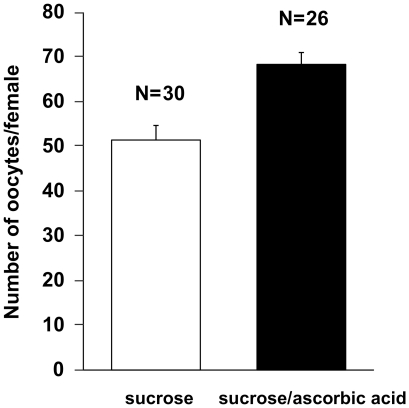
#> input picture PMC3052318___g002.jpg, 409 x 408 px; its folder holds only this picture in this run
$ python -i sobel_operator_method.py   (imports and definitions only)   (older library calls are emulated)
#> lines starting #> are read from the running program, lines starting #| are printed output that depends on the picture; after the words box and inside, x2 and y2 are one past the last pixel; in counts of white or black regions, pixels touching at a corner belong together
import cv2
import numpy as np
import os


def detect_axes(image_path):
    # Načtení obrázku
#> called with image_path = 'PMC3052318___g002.jpg'
    img = cv2.imread(image_path)
#> img is the input picture: shape (408, 409, 3); min 0, max 255, mean 203.6

    # Převod na stupně šedi
    gray = cv2.cvtColor(img, cv2.COLOR_BGR2GRAY)

    # Aplikace Gaussian blur pro snížení šumu
    blurred = cv2.GaussianBlur(gray, (5, 5), 0)

    # Detekce hran pomocí Sobelova operátoru
    sobel_x = cv2.Sobel(blurred, cv2.CV_64F, 1, 0, ksize=5)  # Derivace podle osy x
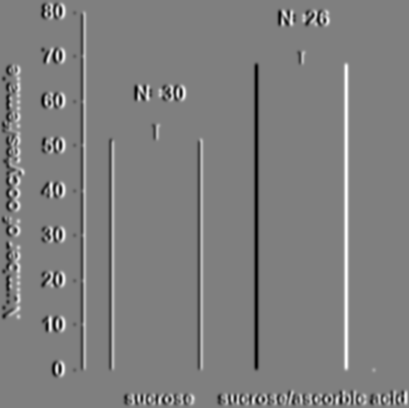
#> sobel_x: shape (408, 409) float64; min -8914, max 8912, mean 0; drawn with min black and max white
    sobel_y = cv2.Sobel(blurred, cv2.CV_64F, 0, 1, ksize=5)  # Derivace podle osy y
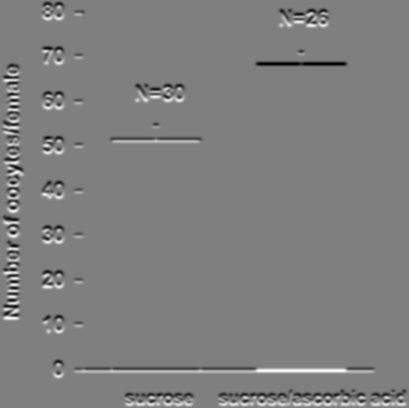
#> sobel_y: shape (408, 409) float64; min -8912, max 8912, mean -0.4; drawn with min black and max white

    # Práh pro nalezení výrazných hran
    _, binary_x = cv2.threshold(np.abs(sobel_x), 100, 255, cv2.THRESH_BINARY)
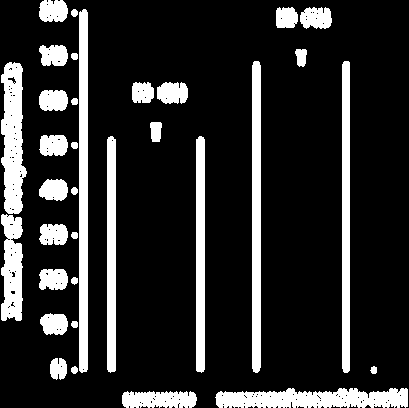
#> binary_x: shape (408, 409) float64; 17.2% white; 34 white regions, largest, box (x1, y1, x2, y2) and area: (79, 9, 88, 373) 3252, (215, 388, 408, 408) 3028, (252, 61, 261, 373) 2784
    _, binary_y = cv2.threshold(np.abs(sobel_y), 100, 255, cv2.THRESH_BINARY)
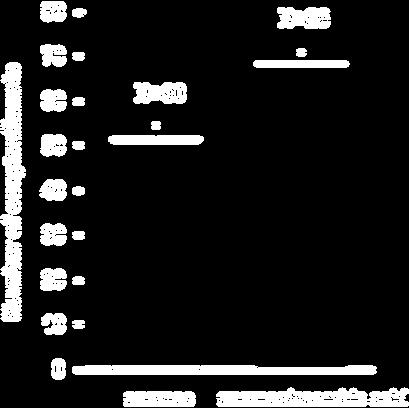
#> binary_y: shape (408, 409) float64; 12.3% white; 27 white regions, largest, box (x1, y1, x2, y2) and area: (0, 62, 26, 322) 4425, (216, 387, 409, 407) 3039, (72, 365, 377, 375) 2836

    # Konverze na 8bitové obrázky pro zpracování
    binary_x = np.uint8(binary_x)
    binary_y = np.uint8(binary_y)

    # Nalezení potenciálních vodorovných a svislých linií
    kernel = np.ones((1, 50), np.uint8)  # Detekce dlouhých vodorovných linií
    horizontal_lines = cv2.morphologyEx(binary_x, cv2.MORPH_CLOSE, kernel)
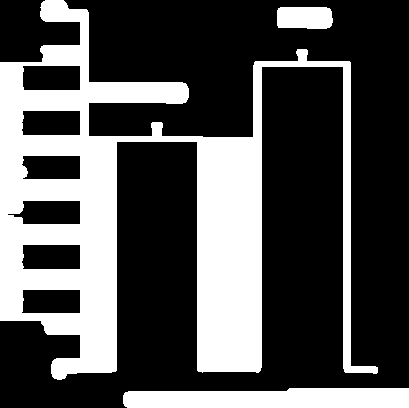
#> horizontal_lines: shape (408, 409); 32% white; 3 white regions, box (x1, y1, x2, y2) and area: (0, 0, 378, 380) 46996, (123, 388, 409, 408) 5208, (277, 7, 333, 29) 1161

    kernel = np.ones((50, 1), np.uint8)  # Detekce dlouhých svislých linií
    vertical_lines = cv2.morphologyEx(binary_y, cv2.MORPH_CLOSE, kernel)
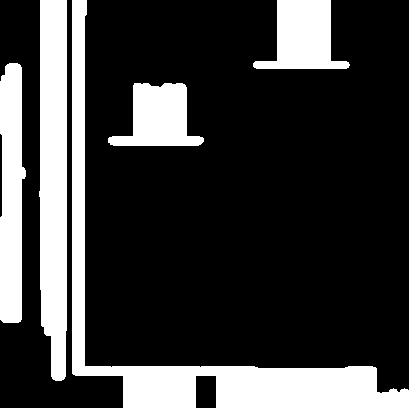
#> vertical_lines: shape (408, 409); 23.2% white; 5 white regions, box (x1, y1, x2, y2) and area: (72, 0, 409, 408) 15697, (39, 0, 67, 381) 9655, (0, 63, 26, 323) 5505, (253, 0, 350, 69) 4053, (108, 83, 204, 146) 3735

    # Sloučení vodorovných a svislých linií zpět do jednoho obrázku
    axes = cv2.bitwise_or(horizontal_lines, vertical_lines)
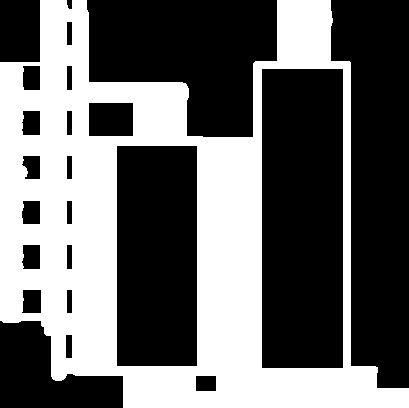
#> axes: shape (408, 409); 41.5% white; 1 white region, box (x1, y1, x2, y2) and area: (0, 0, 409, 408) 69262

    # Zobrazení nalezených os
    cv2.imshow('Detected Axes', axes)
    cv2.waitKey(0)
    cv2.destroyAllWindows()


def analyze_imgs(img_folder):
    for file in os.listdir(img_folder):
        detect_axes(os.path.join(img_folder, file))


# img_folder = "data/black_and_white_imgs"
img_folder = "data/colored_imgs"
# [1 line not run here, left out]

>>> result = detect_axes('PMC3052318___g002.jpg')

$ run again, on removed_colors.png
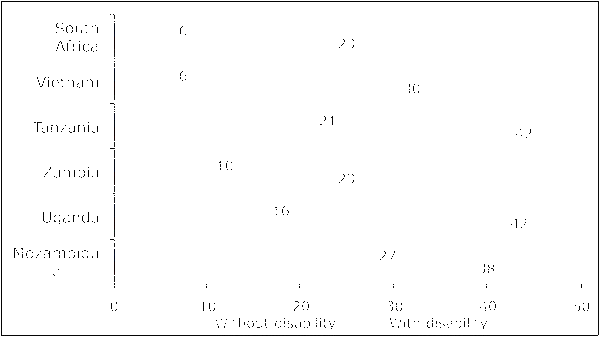
#> input picture removed_colors.png, 600 x 338 px
#> in detect_axes, img is the input picture: shape (338, 600, 3); mean B, G, R 251.2, 251.2, 251.2
#> in detect_axes, `_, binary_x = cv2.threshold(np.abs(sobel_x), 100, 255, cv2.THRESH_BINA..`:
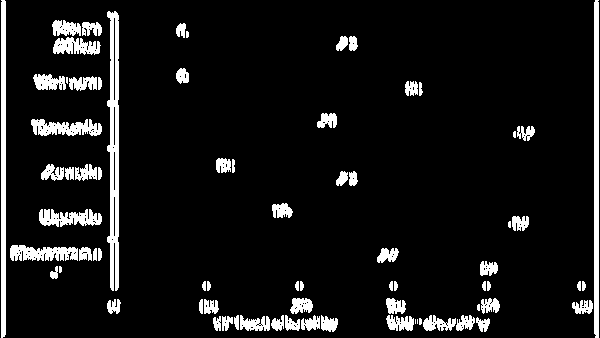
#> binary_x: shape (338, 600) float64; 8.4% white; 74 white regions (9 under 20 px), largest, box (x1, y1, x2, y2) and area: (107, 11, 119, 291) 2312, (1, 0, 6, 338) 1683, (594, 0, 599, 338) 1682
#> horizontal_lines: shape (338, 600); 13.8% white; 24 white regions, largest, box (x1, y1, x2, y2) and area: (0, 0, 120, 338) 17591, (214, 315, 491, 332) 3779, (573, 0, 600, 338) 2118
#> vertical_lines: shape (338, 600); 18.1% white; 8 white regions, largest, box (x1, y1, x2, y2) and area: (0, 0, 600, 338) 35087, (216, 159, 235, 174) 260, (272, 204, 292, 219) 254
#> in detect_axes, `axes = cv2.bitwise_or(horizontal_lines, vertical_lines)`:
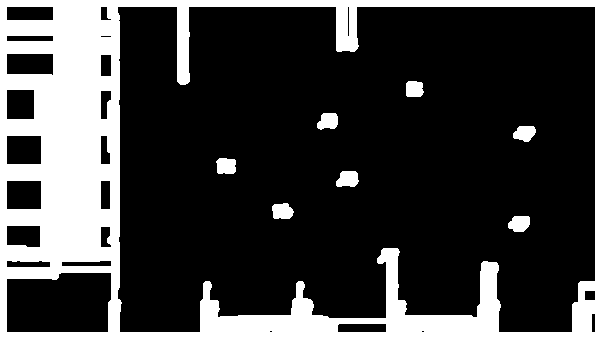
#> axes: shape (338, 600); 23.7% white; 8 white regions, largest, box (x1, y1, x2, y2) and area: (0, 0, 600, 338) 46190, (336, 171, 359, 187) 299, (272, 203, 294, 219) 287
